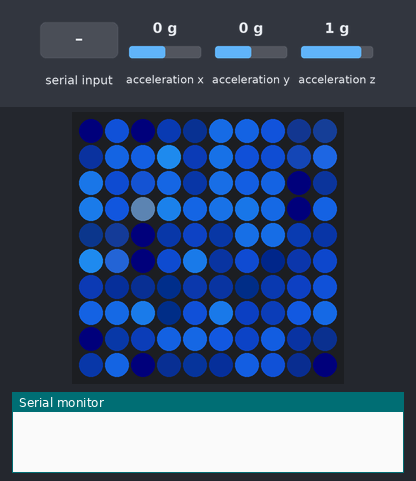
The sketch below on a simulated ESP32. On the bench: 10×10 RGB LED matrix (first LED top left, wired row by row), the last lines printed to the serial monitor. Wiring (inferred from the names in the program): MPU-6050 motion sensor at I2C address 0x68. The inputs (shaded band) are chosen by the test bench; at power-on: acceleration x 0 g, acceleration z 1 g, acceleration y 0 g. Random numbers use the default seed unless the sketch sets one.

Above: at 1.2 s.
1.3 s: acceleration x set to 1.4 g
At 1.65 s:
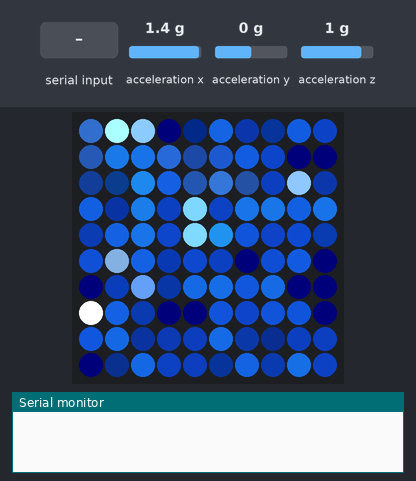
3.9 s: acceleration z set to -1.4 g
At 4.35 s:
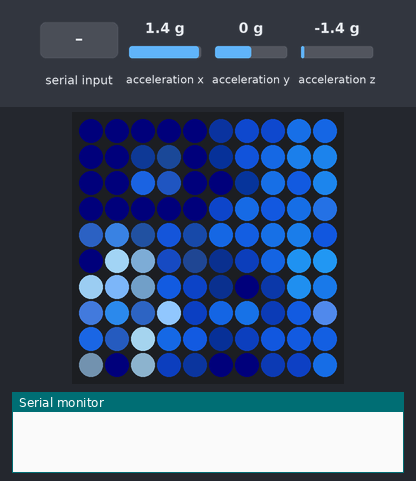
6.9 s: acceleration x set to -0.8 g
At 7.36 s:
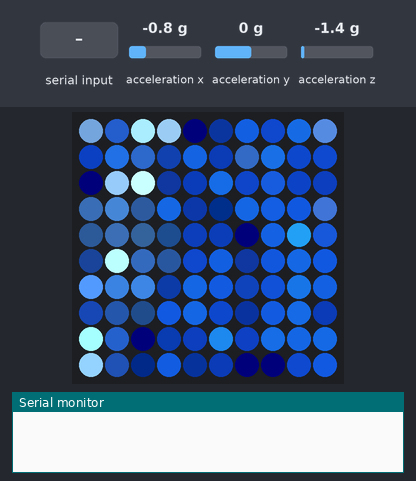
8.7 s: acceleration z set to 0.8 g
At 8.86 s:
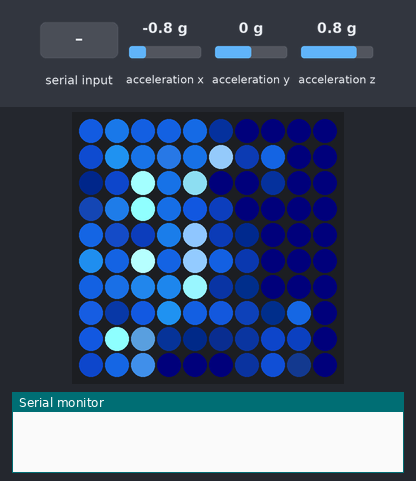
10.8 s: "d" received over Serial
At 11.28 s:
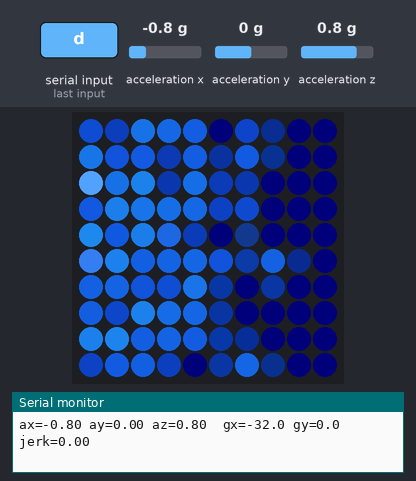
12.6 s: acceleration y set to -1.4 g
At 13.69 s:
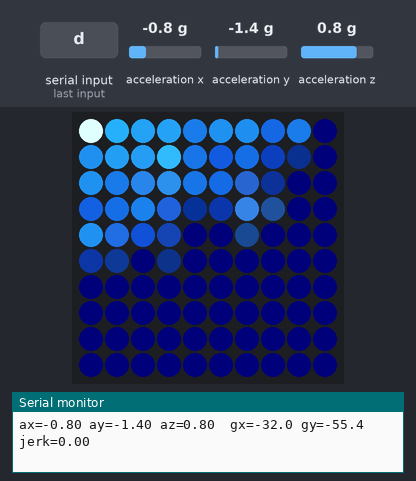
Timing chart, 0 to 15.1 s (numbered marks = the images above; inputs shaded):
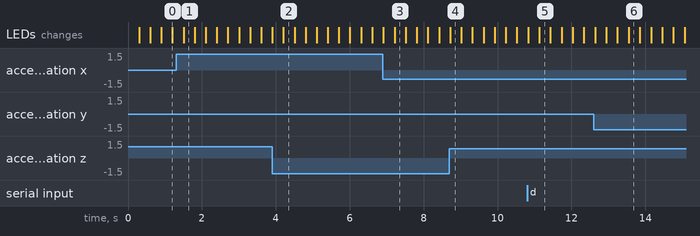

The sketch:

water_sim_10x10.ino
```cpp
/*
  Water simulation + splash effects
  10x10 WS2812B matrix | ESP32 | MPU6050 (read directly over I2C)

  Library needed: FastLED (Arduino framework)

  How it works
  - ~40 water particles. Gravity comes from the MPU6050 accelerometer.
  - A per-cell density grid gives a simple pressure force, so particles pile up
    like liquid instead of collapsing into one point.
  - SPLASH 1: shake/jolt the matrix -> water is thrown "up" (against gravity)
    and spray droplets are spawned.
  - SPLASH 2: water hitting a wall fast enough throws off a few spray droplets.
  - Serial monitor (115200): send 's' to trigger a test splash,
    'd' to toggle accelerometer debug output.
*/

#include <Arduino.h>
#include <Wire.h>
#include <FastLED.h>

// ===================== CONFIG =====================
#define LED_PIN        5
#define W              10
#define H              10
#define NUM_LEDS       (W * H)
#define BRIGHTNESS     255         // 0-255 (max)
#define MAX_MILLIAMPS  6000        // 100 LEDs x 60 mA = 6 A worst case (full white)

#define SDA_PIN        21
#define SCL_PIN        22
#define MPU_ADDR       0x68

// Wiring / orientation - adjust to your build
#define SERPENTINE          true   // rows alternate direction (zigzag)
#define ROW0_LEFT_TO_RIGHT  true   // first row runs left -> right
#define SWAP_XY             false  // swap sensor X/Y axes
#define INVERT_X            false  // flip if water falls the wrong way (left/right)
#define INVERT_Y            false  // flip if water falls the wrong way (up/down)

// Simulation
#define N_WATER        40
#define N_SPRAY        20
#define GRAV           40.0f       // cells/s^2 at 1 g
#define PRESSURE       70.0f      // higher = stiffer, less compressible water
#define DRAG           1.5f
#define RESTITUTION    0.35f       // wall bounciness

// Splash tuning
#define SHAKE_JERK_G       0.5f    // frame-to-frame accel change (g) that triggers a splash
#define SHAKE_COOLDOWN_MS  250
#define IMPACT_SPEED       15.0f   // wall-impact speed (cells/s) that can spawn spray
#define IMPACT_CHANCE      60      // % chance per qualifying impact
#define FRAME_US           25000   // cap at ~40 fps so physics and shake detection stay consistent
// ==================================================

CRGB leds[NUM_LEDS];

struct Water { float x, y, vx, vy; };
struct Spray { float x, y, vx, vy, life; };

Water water[N_WATER];
Spray spray[N_SPRAY];

uint8_t cnt[NUM_LEDS];   // particles per cell
float   spd[NUM_LEDS];   // summed speed per cell (used for foam)

float gx = 0, gy = GRAV;         // gravity in cells/s^2
float fax = 0, fay = 1;          // low-pass filtered accel (g)
float pax = 0, pay = 0, paz = 0; // previous raw accel for shake detection
uint32_t lastShake = 0;
bool debugPrint = false;

const float XM = W - 0.001f;
const float YM = H - 0.001f;

inline float rnd(float a, float b) {
  return a + (b - a) * (random(10001) / 10000.0f);
}

// Map (x, y) to LED index
uint16_t XY(int x, int y) {
  if (x < 0) x = 0; if (x >= W) x = W - 1;
  if (y < 0) y = 0; if (y >= H) y = H - 1;
  bool reverse = SERPENTINE ? ((y & 1) != 0) : false;
  if (!ROW0_LEFT_TO_RIGHT) reverse = !reverse;
  return y * W + (reverse ? (W - 1 - x) : x);
}

// ---------------- MPU6050 ----------------
void mpuInit() {
  Wire.begin(SDA_PIN, SCL_PIN);
  Wire.setClock(400000);
  Wire.beginTransmission(MPU_ADDR); Wire.write(0x6B); Wire.write(0x00); Wire.endTransmission(); // wake up
  Wire.beginTransmission(MPU_ADDR); Wire.write(0x1A); Wire.write(0x03); Wire.endTransmission(); // ~44 Hz low-pass
}

bool readAccel(float &ax, float &ay, float &az) {
  Wire.beginTransmission(MPU_ADDR);
  Wire.write(0x3B);
  if (Wire.endTransmission(false) != 0) return false;
  if (Wire.requestFrom((uint8_t)MPU_ADDR, (uint8_t)6) != 6) return false;
  int16_t rx = (Wire.read() << 8) | Wire.read();
  int16_t ry = (Wire.read() << 8) | Wire.read();
  int16_t rz = (Wire.read() << 8) | Wire.read();
  ax = rx / 16384.0f;   // +/-2 g range
  ay = ry / 16384.0f;
  az = rz / 16384.0f;
  return true;
}

// ---------------- Spray / splash ----------------
void spawnSpray(float x, float y, float vx, float vy) {
  static uint8_t slot = 0;
  for (uint8_t i = 0; i < N_SPRAY; i++) {
    uint8_t k = (slot + i) % N_SPRAY;
    if (spray[k].life <= 0) {
      spray[k] = {x, y, vx, vy, rnd(0.4f, 0.9f)};
      slot = k + 1;
      return;
    }
  }
}

// Throw water against gravity + spawn droplets
void doSplash(float strength) {
  float len = sqrtf(gx * gx + gy * gy);
  float ux = 0, uy = -1;                       // "up" = opposite of gravity
  if (len > 1.0f) { ux = -gx / len; uy = -gy / len; }

  for (int i = 0; i < N_WATER; i++) {
    if (random(100) < 35) {
      float s = rnd(4, 16) * strength;
      water[i].vx += ux * s + rnd(-3, 3);
      water[i].vy += uy * s + rnd(-3, 3);
    }
  }
  for (int k = 0; k < 8; k++) {
    Water &w = water[random(N_WATER)];
    float s = rnd(9, 25) * strength;
    spawnSpray(w.x, w.y, ux * s + rnd(-6, 6), uy * s + rnd(-6, 6));
  }
}

// Called when a water particle hits a wall. (nx, ny) = wall normal pointing into the display.
void wallImpact(float x, float y, float speed, float nx, float ny) {
  if (speed < IMPACT_SPEED || random(100) >= IMPACT_CHANCE) return;
  int n = 1 + random(2);
  for (int i = 0; i < n; i++) {
    float s = speed * rnd(0.3f, 0.7f);
    float t = rnd(-1, 1) * speed * 0.4f;       // sideways scatter
    spawnSpray(x, y, nx * s - ny * t, ny * s + nx * t);
  }
}

// ---------------- Physics ----------------
void buildCounts() {
  memset(cnt, 0, sizeof(cnt));
  memset(spd, 0, sizeof(spd));
  for (auto &p : water) {
    int i = (int)p.y * W + (int)p.x;
    if (cnt[i] < 255) cnt[i]++;
    spd[i] += sqrtf(p.vx * p.vx + p.vy * p.vy);
  }
}

inline uint8_t cntAt(int cx, int cy, uint8_t own) {
  return (cx < 0 || cx >= W || cy < 0 || cy >= H) ? own : cnt[cy * W + cx];
}

void stepWater(float dt) {
  buildCounts();
  const float damp = 1.0f - DRAG * dt;

  for (auto &p : water) {
    int cx = (int)p.x, cy = (int)p.y;
    uint8_t own = cnt[cy * W + cx];

    // pressure: push toward less crowded neighbouring cells
    float fx = (float)cntAt(cx - 1, cy, own) - (float)cntAt(cx + 1, cy, own);
    float fy = (float)cntAt(cx, cy - 1, own) - (float)cntAt(cx, cy + 1, own);

    p.vx += (gx + fx * PRESSURE) * dt;
    p.vy += (gy + fy * PRESSURE) * dt;

    if (own > 3) {                              // break up over-packed cells
      p.vx += rnd(-1, 1) * (own - 3) * 40.0f * dt;
      p.vy += rnd(-1, 1) * (own - 3) * 40.0f * dt;
    }

    p.vx *= damp;
    p.vy *= damp;
    p.x += p.vx * dt;
    p.y += p.vy * dt;

    // walls (+ impact splashes)
    if (p.x < 0) {
      float s = fabsf(p.vx); p.x = 0;  p.vx = s * RESTITUTION;
      wallImpact(p.x, p.y, s, 1, 0);
    } else if (p.x > XM) {
      float s = fabsf(p.vx); p.x = XM; p.vx = -s * RESTITUTION;
      wallImpact(p.x, p.y, s, -1, 0);
    }
    if (p.y < 0) {
      float s = fabsf(p.vy); p.y = 0;  p.vy = s * RESTITUTION;
      wallImpact(p.x, p.y, s, 0, 1);
    } else if (p.y > YM) {
      float s = fabsf(p.vy); p.y = YM; p.vy = -s * RESTITUTION;
      wallImpact(p.x, p.y, s, 0, -1);
    }
  }
}

void stepSpray(float dt) {
  for (auto &s : spray) {
    if (s.life <= 0) continue;
    s.life -= dt;
    s.vx += gx * dt;
    s.vy += gy * dt;
    s.x += s.vx * dt;
    s.y += s.vy * dt;
    if (s.x < 0)       { s.x = 0;  s.vx =  fabsf(s.vx) * 0.3f; }
    else if (s.x > XM) { s.x = XM; s.vx = -fabsf(s.vx) * 0.3f; }
    if (s.y < 0)       { s.y = 0;  s.vy =  fabsf(s.vy) * 0.3f; }
    else if (s.y > YM) { s.y = YM; s.vy = -fabsf(s.vy) * 0.3f; }
  }
}

// ---------------- Rendering ----------------
#define SMOOTH 0.5f   // 0..1, lower = smoother/slower, higher = snappier

static float tgtD[NUM_LEDS], tgtS[NUM_LEDS];   // this frame's density / speed
static float dens[NUM_LEDS], foamS[NUM_LEDS];  // smoothed values actually shown

void render() {
  memset(tgtD, 0, sizeof(tgtD));
  memset(tgtS, 0, sizeof(tgtS));

  // Bilinear splat: each particle is spread over its 4 nearest cells,
  // so brightness changes smoothly instead of cells popping on/off.
  for (auto &p : water) {
    float px = p.x - 0.5f, py = p.y - 0.5f;
    int x0 = (int)floorf(px), y0 = (int)floorf(py);
    float fx = px - x0, fy = py - y0;
    float sp = sqrtf(p.vx * p.vx + p.vy * p.vy);
    for (int j = 0; j < 2; j++) {
      for (int i = 0; i < 2; i++) {
        int cx = x0 + i, cy = y0 + j;
        if (cx < 0 || cx >= W || cy < 0 || cy >= H) continue;
        float w = (i ? fx : 1.0f - fx) * (j ? fy : 1.0f - fy);
        tgtD[cy * W + cx] += w;
        tgtS[cy * W + cx] += w * sp;
      }
    }
  }

  fill_solid(leds, NUM_LEDS, CRGB(0, 0, 3));    // faint background

  for (int y = 0; y < H; y++) {
    for (int x = 0; x < W; x++) {
      int i = y * W + x;

      // temporal smoothing (removes frame-to-frame flicker)
      dens[i]  += SMOOTH * (tgtD[i] - dens[i]);
      foamS[i] += SMOOTH * (tgtS[i] - foamS[i]);

      float d = dens[i];
      if (d < 0.03f) continue;

      float a = constrain(d / 0.5f, 0.0f, 1.0f);              // soft edges
      float t = constrain((d - 0.3f) / 2.0f, 0.0f, 1.0f);     // deeper = darker blue
      float avg = foamS[i] / d;
      float foam = constrain((avg - 12.0f) * 6.0f, 0.0f, 160.0f);

      float r = 10 + 30 * t + foam * 0.8f;
      float g = 50 + 130 * t + foam;
      float b = 150 + 100 * t + foam * 0.5f;
      leds[XY(x, y)] = CRGB((uint8_t)constrain(r * a, 0.0f, 255.0f),
                            (uint8_t)constrain(g * a, 0.0f, 255.0f),
                            (uint8_t)constrain(b * a, 0.0f, 255.0f));
    }
  }

  // spray droplets: bright, fading with life
  for (auto &s : spray) {
    if (s.life <= 0) continue;
    uint8_t v = (uint8_t)(constrain(s.life / 0.5f, 0.0f, 1.0f) * 200);
    leds[XY((int)s.x, (int)s.y)] += CRGB((uint8_t)(v * 0.7f), (uint8_t)(v * 0.9f), v);
  }
}

// ---------------- Arduino ----------------
void setup() {
  Serial.begin(115200);
  randomSeed(analogRead(34) ^ micros());

  FastLED.addLeds<WS2812B, LED_PIN, GRB>(leds, NUM_LEDS);
  FastLED.setBrightness(BRIGHTNESS);
  FastLED.setDither(0);                         // no temporal dithering = less flicker
  FastLED.setMaxPowerInVoltsAndMilliamps(5, MAX_MILLIAMPS);

  mpuInit();
  float ax, ay, az;
  if (readAccel(ax, ay, az)) {                  // prime filter so we don't get a fake shake
    float sx = SWAP_XY ? ay : ax;
    float sy = SWAP_XY ? ax : ay;
    if (INVERT_X) sx = -sx;
    if (INVERT_Y) sy = -sy;
    fax = sx; fay = sy;
    pax = ax; pay = ay; paz = az;
    gx = fax * GRAV; gy = fay * GRAV;
  }

  for (auto &p : water) {
    p.x = rnd(0, W - 1);
    p.y = rnd(H * 0.55f, H - 1);
    p.vx = p.vy = 0;
  }
  for (auto &s : spray) s.life = 0;
}

void loop() {
  static uint32_t last = micros();
  static uint32_t lastDbg = 0;
  uint32_t now = micros();
  if ((uint32_t)(now - last) < FRAME_US) return;   // cap frame rate
  float dt = (now - last) / 1e6f;
  last = now;
  if (dt > 0.05f) dt = 0.05f;

  float ax, ay, az;
  if (readAccel(ax, ay, az)) {
    float sx = SWAP_XY ? ay : ax;
    float sy = SWAP_XY ? ax : ay;
    if (INVERT_X) sx = -sx;
    if (INVERT_Y) sy = -sy;

    fax += 0.1f * (sx - fax);                   // low-pass filter
    fay += 0.1f * (sy - fay);
    gx = fax * GRAV;
    gy = fay * GRAV;

    float dx = ax - pax, dy = ay - pay, dz = az - paz;
    float jerk = sqrtf(dx * dx + dy * dy + dz * dz);
    pax = ax; pay = ay; paz = az;

    if (jerk > SHAKE_JERK_G && millis() - lastShake > SHAKE_COOLDOWN_MS) {
      lastShake = millis();
      doSplash(constrain(jerk, 0.5f, 2.5f));
    }

    if (debugPrint && millis() - lastDbg > 200) {
      lastDbg = millis();
      Serial.printf("ax=%.2f ay=%.2f az=%.2f  gx=%.1f gy=%.1f  jerk=%.2f\n", ax, ay, az, gx, gy, jerk);
    }
  }

  while (Serial.available()) {
    char c = Serial.read();
    if (c == 's') doSplash(1.5f);
    if (c == 'd') debugPrint = !debugPrint;
  }

  stepWater(dt * 0.5f);                         // two sub-steps = calmer, more stable water
  stepWater(dt * 0.5f);
  stepSpray(dt);
  render();
  FastLED.show();
}
```
